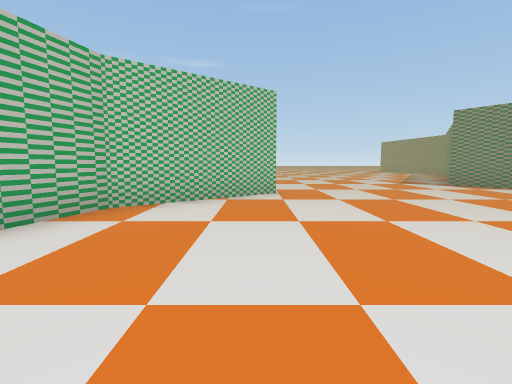
[1] (above)

20 first-person views from a walk through a 3-D level made in the Unity game engine. The camera is 1.4 m above the floor, tilts 6° down and sees 85° across. The floor is counted in squares, 2 m on a side. Each view is taken from the middle of a square. On the plan, view 1 faces up. The plan holds only what a view shows up to about 9 squares ahead; the rest is blank. The place goes on beyond the plan. The player is left out. Some surface patterns are stand-ins.

[2]
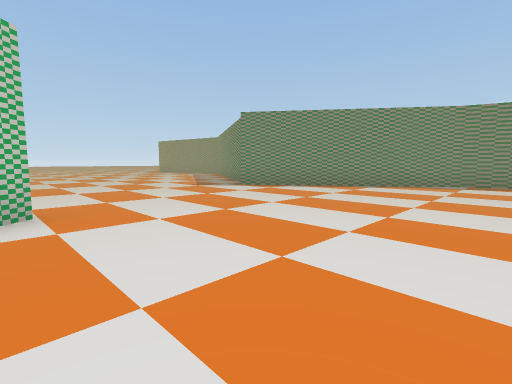

[3]
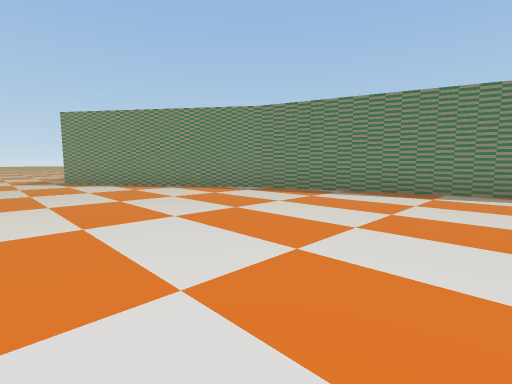

[4]
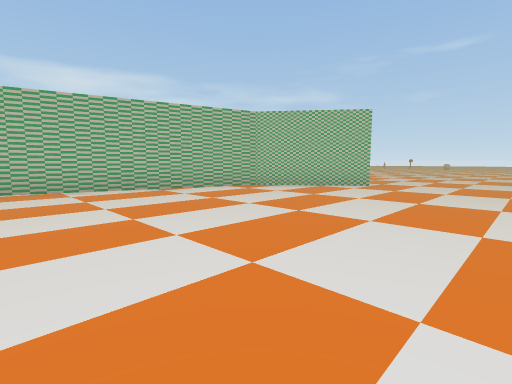

[5]
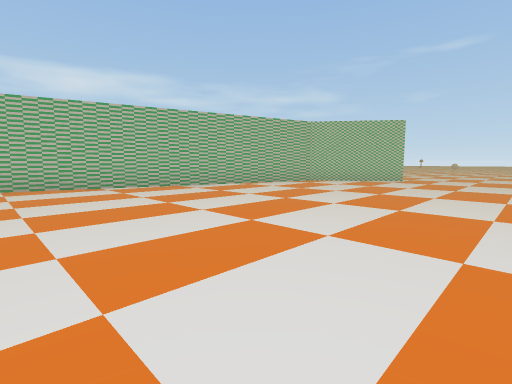

[6]
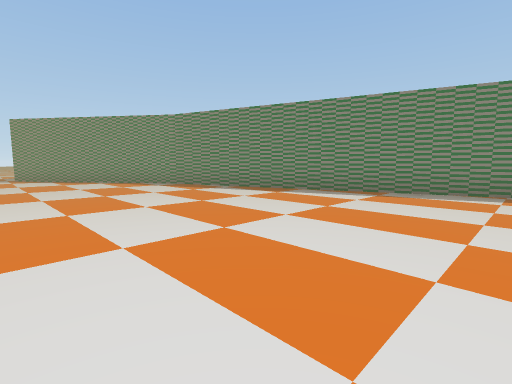

[7]
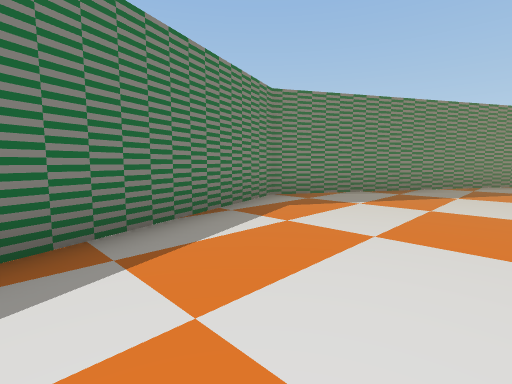

[8]
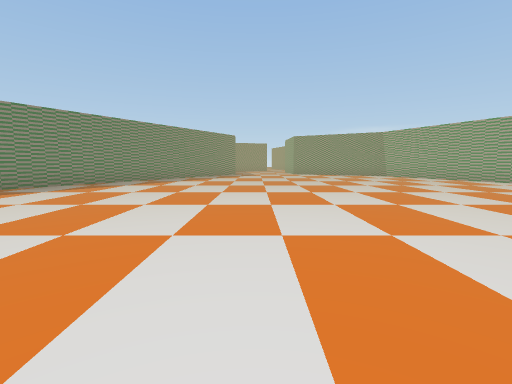

[9]
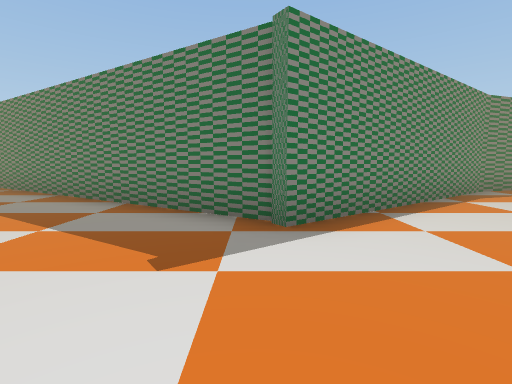

[10]
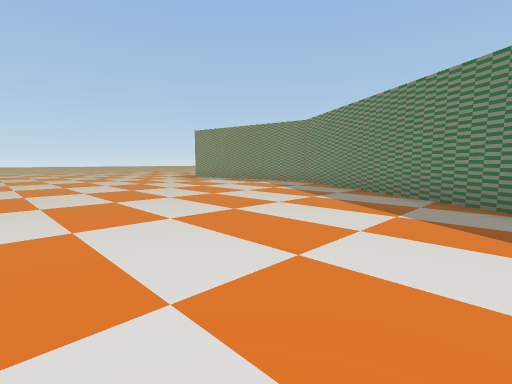

[11]
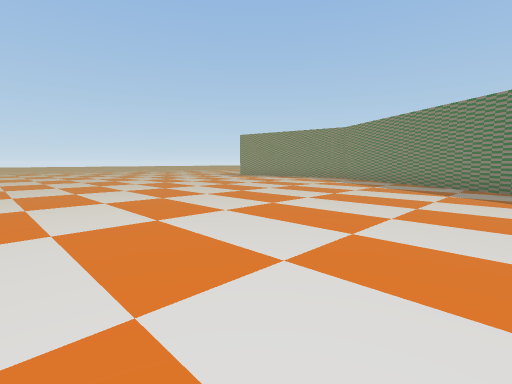

[12]
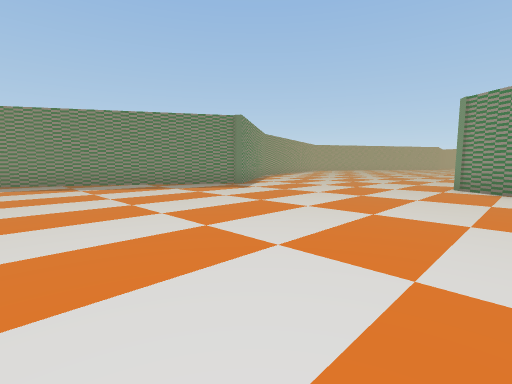

[13]
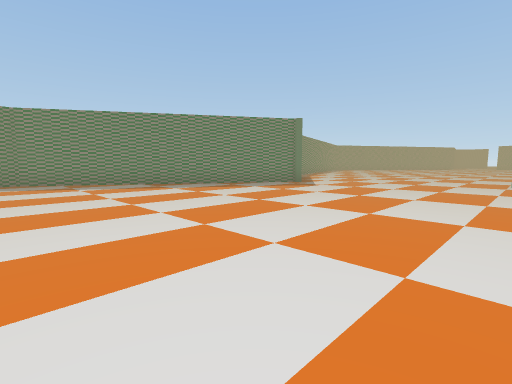

[14]
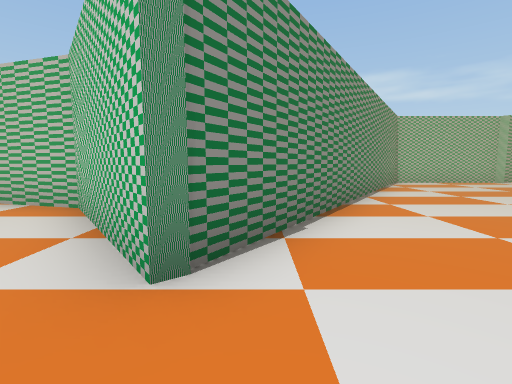

[15]
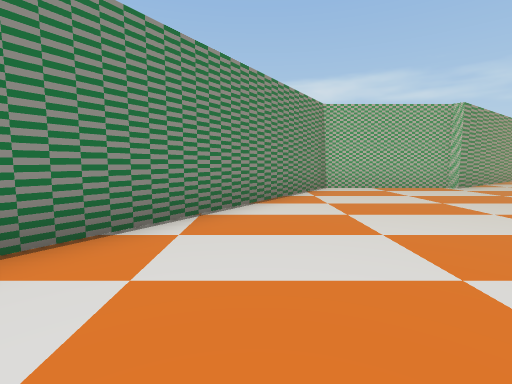

[16]
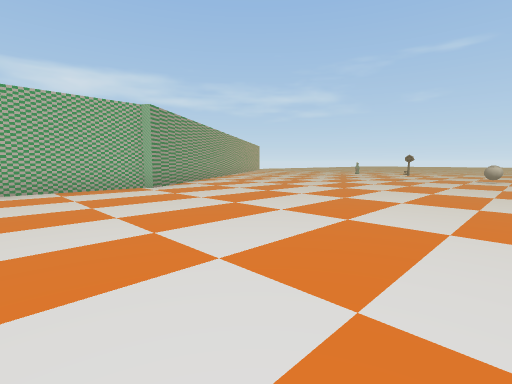

[17]
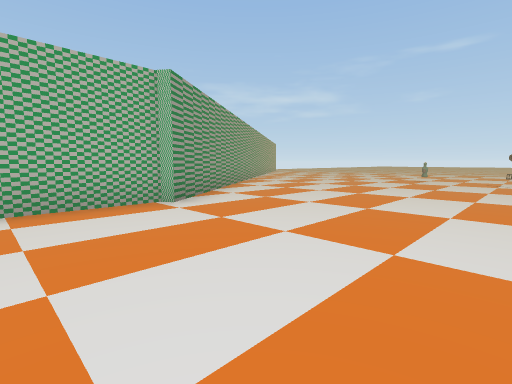

[18]
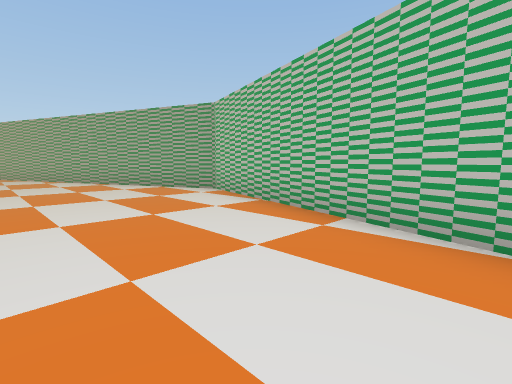

[19]
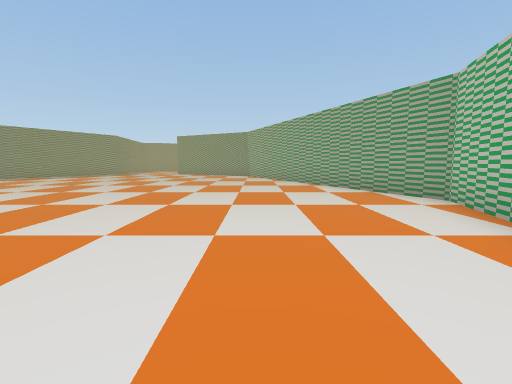

[20]
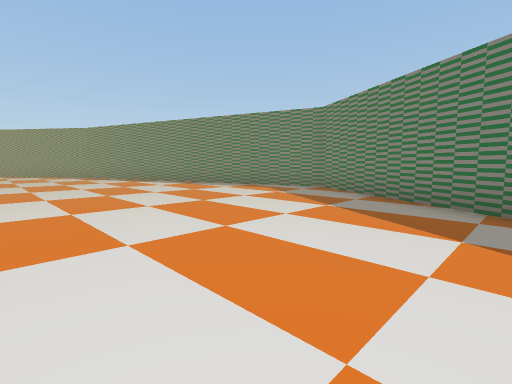

### Floor plan
Points are (right, up) in squares from view 1. A wall is a line through its corners. A room is listed if a view was taken in it or the views show most of it. See-through windows are left out.
Room 1 (views 1, 2, 3, 4, 5, 6, 7, 8, 9, 10, 11, 12, 13, 14, 15, 16, 17, 18, 19, 20)
walls: (6.3, 8.8) (10.8, 16.1) (10.7, 16.6); (10.2, -11.6) (13.1, -6.6) (9.7, 3.6) (6, 8.7); (-7.7, 15.4) (-7.7, 11.8) (0.5, 6.4) (-2.3, 4.3) (-5.6, -7.1) (-3.9, -11.1); (-9, 17.5) (-7.5, 15.4)

Where each view was taken, in squares from view 1:
view 1: 0 up, 0 right, facing up
view 2: 2 up, 0 right, facing up-right
view 3: 2 down, 4 right, facing up-right
view 4: 2 down, 4 right, facing up-left
view 5: 5 down, 4 right, facing up-left
view 6: 5 down, 5 right, facing up-right
view 7: 2 down, 9 right, facing down-right
view 8: 2 down, 5 right, facing down
view 9: 9 up, 3 right, facing right
view 10: 10 up, 2 right, facing up-right
view 11: 10 up, 1 left, facing up-right
view 12: 15 up, 1 left, facing down-right
view 13: 17 up, 0 right, facing down-right
view 14: 7 up, 2 right, facing left
view 15: 10 up, 0 right, facing left
view 16: 12 up, 0 right, facing up-left
view 17: 13 up, 3 left, facing up-left
view 18: 1 down, 1 left, facing down-left
view 19: 2 down, 2 left, facing down
view 20: 11 down, 6 right, facing up-right
